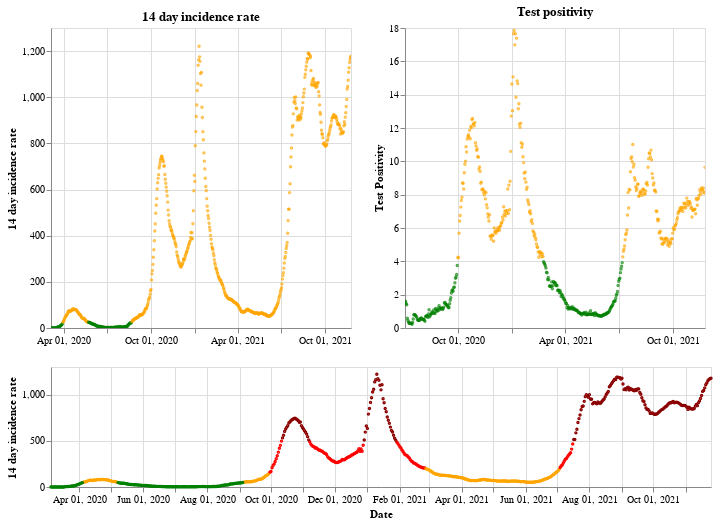

This figure's notebook cell:
### Markdown cell above
## Northern Ireland

### Code cell
plot_traffic_light('Northern Ireland')

### Figure 1 — Vega-Lite specification as saved in the notebook (floating-point values rounded to 4 significant figures; data arrays with more than 128 entries replaced by an {"elided": "..."} marker saying what was removed)
{"config": {"view": {"continuousWidth": 400, "continuousHeight": 300}}, "vconcat": [{"hconcat": [{"mark": {"type": "point", "size": 2}, "encoding": {"color": {"condition": {"value": "green", "test": "(datum.twoWeeklyCasesRate <= 25)"}, "value": "orange"}, "tooltip": [{"type": "nominal", "field": "areaName"}, {"type": "temporal", "field": "date"}, {"type": "quantitative", "field": "twoWeeklyCasesRate"}, {"type": "quantitative", "field": "testPositivity"}], "x": {"type": "temporal", "axis": {"title": ""}, "field": "date", "scale": {"domain": {"selection": "DateBrush"}}, "timeUnit": "yearmonthdate"}, "y": {"type": "quantitative", "axis": {"title": "14 day incidence rate"}, "field": "twoWeeklyCasesRate"}}, "title": "14 day incidence rate", "width": 300}, {"mark": {"type": "point", "size": 2}, "encoding": {"color": {"condition": {"value": "green", "test": "(datum.testPositivity <= 4)"}, "value": "orange"}, "tooltip": [{"type": "nominal", "field": "areaName"}, {"type": "temporal", "field": "date"}, {"type": "quantitative", "field": "twoWeeklyCasesRate"}, {"type": "quantitative", "field": "testPositivity"}], "x": {"type": "temporal", "axis": {"title": ""}, "field": "date", "scale": {"domain": {"selection": "DateBrush"}}, "timeUnit": "yearmonthdate"}, "y": {"type": "quantitative", "axis": {"title": "Test Positivity"}, "field": "testPositivity"}}, "title": "Test positivity", "width": 300}]}, {"layer": [{"mark": {"type": "point", "size": 2}, "encoding": {"color": {"condition": {"value": "orange", "test": "(((datum.testPositivity < 4) && (datum.twoWeeklyCasesRate >= 50)) && (datum.twoWeeklyCasesRate < 200))"}, "value": "red"}, "opacity": {"condition": {"value": 1, "test": "((datum.twoWeeklyCasesRate >= 50) && (datum.twoWeeklyCasesRate < 500))"}, "value": 0}, "tooltip": [{"type": "nominal", "field": "areaName"}, {"type": "temporal", "field": "date"}, {"type": "quantitative", "field": "twoWeeklyCasesRate"}, {"type": "quantitative", "field": "testPositivity"}], "x": {"type": "temporal", "axis": {"title": "Date"}, "field": "date", "timeUnit": "yearmonthdate"}, "y": {"type": "quantitative", "axis": {"title": "14 day incidence rate"}, "field": "twoWeeklyCasesRate"}}, "selection": {"DateBrush": {"type": "interval", "encodings": ["x"], "fields": ["Time"]}}}, {"mark": {"type": "point", "size": 2}, "encoding": {"color": {"value": "darkred"}, "opacity": {"condition": {"value": 1, "test": "(datum.twoWeeklyCasesRate >= 500)"}, "value": 0}, "tooltip": [{"type": "nominal", "field": "areaName"}, {"type": "temporal", "field": "date"}, {"type": "quantitative", "field": "twoWeeklyCasesRate"}, {"type": "quantitative", "field": "testPositivity"}], "x": {"type": "temporal", "axis": {"title": "Date"}, "field": "date", "timeUnit": "yearmonthdate"}, "y": {"type": "quantitative", "axis": {"title": "14 day incidence rate"}, "field": "twoWeeklyCasesRate"}}}, {"mark": {"type": "point", "size": 2}, "encoding": {"color": {"condition": {"value": "green", "test": "((datum.testPositivity < 4) && (datum.twoWeeklyCasesRate < 50))"}, "value": "orange"}, "opacity": {"condition": {"value": 1, "test": "(datum.twoWeeklyCasesRate < 50)"}, "value": 0}, "tooltip": [{"type": "nominal", "field": "areaName"}, {"type": "temporal", "field": "date"}, {"type": "quantitative", "field": "twoWeeklyCasesRate"}, {"type": "quantitative", "field": "testPositivity"}], "x": {"type": "temporal", "axis": {"title": "Date"}, "field": "date", "timeUnit": "yearmonthdate"}, "y": {"type": "quantitative", "axis": {"title": "14 day incidence rate"}, "field": "twoWeeklyCasesRate"}}}], "height": 120, "width": 660}], "data": {"name": "data-b2e98087da5480e0a65de97f108a96ae"}, "$schema": "https://vega.github.io/schema/vega-lite/v4.8.1.json", "datasets": {"data-b2e98087da5480e0a65de97f108a96ae": {"elided": "631 records"}}}
